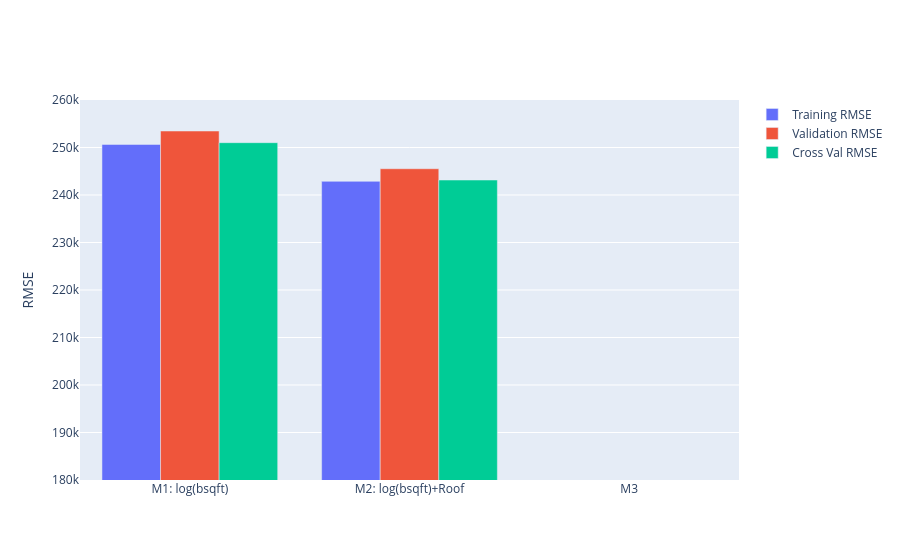

Notebook code for this chart:
### Markdown cell above
#### MODELING STEP 5:  Just run this cell to Plot bar graph comparing RMSEs of Model 2 and Model 1 and side-by-side residuals

### Code cell
# MODELING STEP 5:  Just run this cell to Plot bar graph comparing RMSEs of Model 2 and Model 1 and side-by-side residuals

model_names[1] = "M2: log(bsqft)+Roof"

fig = go.Figure([
go.Bar(x = model_names, y = training_error, name="Training RMSE"),
go.Bar(x = model_names, y = validation_error, name="Validation RMSE"),
go.Bar(x = model_names, y = cv_error, name="Cross Val RMSE")
])

fig.update_yaxes(range=[180000,260000], title="RMSE")

fig

### Figure 1 — Plotly figure (JSON) as saved in the notebook; plotly's stock layout.template omitted (floating-point values rounded to 4 significant figures)
{"data": [{"name": "Training RMSE", "type": "bar", "x": ["M1: log(bsqft)", "M2: log(bsqft)+Roof", "M3"], "y": [250600.0, 242900.0, 0, 0]}, {"name": "Validation RMSE", "type": "bar", "x": ["M1: log(bsqft)", "M2: log(bsqft)+Roof", "M3"], "y": [253500.0, 245500.0, 0, 0]}, {"name": "Cross Val RMSE", "type": "bar", "x": ["M1: log(bsqft)", "M2: log(bsqft)+Roof", "M3"], "y": [251000.0, 243200.0, 0, 0]}], "layout": {"autosize": true, "xaxis": {"autorange": true, "range": [-0.5, 2.5], "type": "category"}, "yaxis": {"range": [180000, 260000], "title": {"text": "RMSE"}, "type": "linear"}}}
